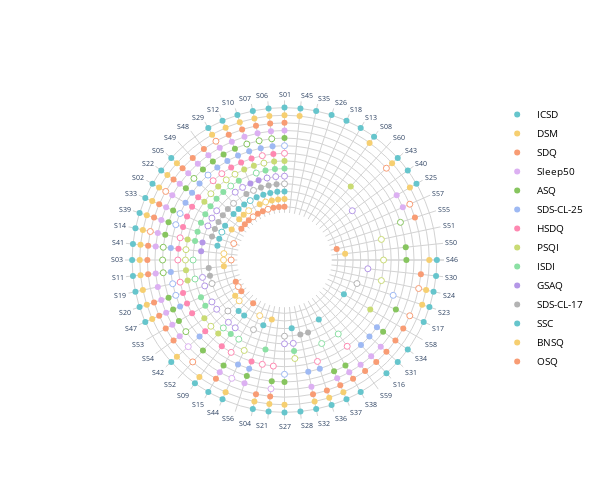

The cell this chart's notebook holds for it:
### Markdown cell above
If you want to analyse custom data, you will have to set the variable `max_radius` so that the figure have the desired look !

### Code cell
###
# PARAMETERS
###
if experiment == "Fried2017" :
    max_radius = 13
elif experiment == "GauldMartin2022" : 
    max_radius = 20 # maximum radius on the final figure
else : 
    max_radius = 100 # <- /!\ value to set /!\ !!!
min_radius = 6.2 # minimum intern radius

# dictionnary questionnaire <->  radius of the circles
dic = {}
i = max_radius
for scale in df_col.variable.unique() : 
    dic[scale] = i
    i-=1

# dictionnary scale <-> color
palette = px.colors.qualitative.Pastel # choice of the palette. More choice in the following documentation : https://plotly.com/python/builtin-colorscales/
i = 0
dic_color = {}
# circular attribution of the colors (at the end of the palette, we go back to the beginning)
for scale in df_col['variable'].unique() : 
    if i>len(palette)-1 : 
        i = 0
    dic_color[scale] =palette[i]
    i+=1

###
# FIGURE
###
    
fig = go.Figure()
# transparency plot with all the symptoms to set their order in the plot
fig.add_trace(go.Scatterpolar(
            r = [0 for k in range(len(df.index))], # list of radiuses
            theta = df.Ab, # list of angles
            mode = 'markers',
            showlegend = False, # no legend thanks
        opacity = 0.0, # everything transparent !
    ))

if df.shape[0] == df['Category'].isnull().sum() : 
    df_col.loc[:,'Category'] = ""

### specific symptoms (value == 1)
df_spe = df_col[df_col.value == 1].copy() # we isolate only the specific symptoms
for scale in df_spe.variable.unique() : 
    temp = df_spe[df_spe.variable==scale] # dataframe with the data of each scale
    fig.add_trace(go.Scatterpolar(
            r = [dic[scale] for k in range(temp.shape[0])], # constant radius corresponding to the dictionnary value
            theta = temp.Ab, # angle = symptom 
            mode = 'markers',
        name = scale, # name in the legend
        hoverinfo="text", # type of hover. 'text' means that we design it by hand.
        hovertext= "Scale: "+scale+"<br>"+"Sympt.:"+temp.Symptom + "<br>Specific"+"<br>Category: "+temp.Category, # \n is <br> (html)
        # if category column in not empty
        
        opacity = 1.0,
        marker=dict( #property of the markers
            color = dic_color[scale], # color depending on the scale 
            symbol = "circle", # we want filled circles
            line=dict( # property of the line of the markers
                width=0 # we do not want line !
            ))
    ))

### component symptoms (=2)
df_comp = df_col[df_col.value == 2].copy()# we isolate only the compound symptoms
for scale in df_comp.variable.unique() : 
    temp = df_comp[df_comp.variable==scale] # dataframe with the data of each scale
    fig.add_trace(go.Scatterpolar(
            r = [dic[scale] for k in range(temp.shape[0])], # constant radius corresponding to the dictionnary value
            theta = temp.Ab,  # angle = symptom 
            mode = 'markers',
        hoverinfo="text",
        hovertext= "Scale: "+scale+"<br>"+"Sympt.:"+temp.Symptom + "<br>Compound"+"<br>Category: "+temp.Category, # \n is <br> (html)
        showlegend = False, # no legend
        marker=dict( # properties of the markers
            color = 'white', # white circle with color line
            symbol = "circle",
            line=dict(
                color=dic_color[scale], # color of the line
                width=1, # width of the line
         ))
    ))
    i+=1
    
### white circle in the center
fig.add_trace(go.Scatterpolar(
    r=[min_radius for k in range (len(df.Ab))], # radius of the circle = min_radius (set before)
    theta=df.Ab, # all angles
    fill='toself',
    fillcolor = "white", # color of the circle
    showlegend = False, # no legend
    line=dict(
    color="white",
    width=0, # no line
        ))
)


### Set options common to all traces with fig.update_traces

fig.update_polars(bgcolor='white')
fig.update_layout(
    autosize=True, # to allow or not autosize
    width=600, # width of the figure
    height=500, # height of the figure
    paper_bgcolor = 'rgba(0,0,0,0)', plot_bgcolor= 'rgba(0,0,0,0)',# background color
    polar = dict( #options for the polar plot
          radialaxis = dict(visible = True, # allowing radius lines  
                            color="lightgrey", # color of the lines
                            gridcolor = "lightgrey", # color of the grid
                            linecolor="lightgrey", #color of the lines
                            gridwidth = 1, # step in the grid
                            range=[0, max_radius+1], # range of the grid
                            dtick=1, # step in the grid
                            showgrid =True, # showing the grid
                            layer="below traces", # put the grid below traces
                            tickfont_color ='rgba(0,0,0,0)'),# putting tickfont into white to make them disappear
          angularaxis = dict(
        gridcolor = "lightgrey", # color of the angular grid
        tickfont_size=7, # font size of labels (ex. "S01")
        rotation=90, # start position of angular axis 
        direction="counterclockwise" # changin direction to align with Fried et al. 
        )),
        legend = dict(font = dict(size = 10, color = "black")) # size and color of the legend
)


fig.write_image("figure4_radial.pdf") #saving figure into a file
fig.show() # showing figure
